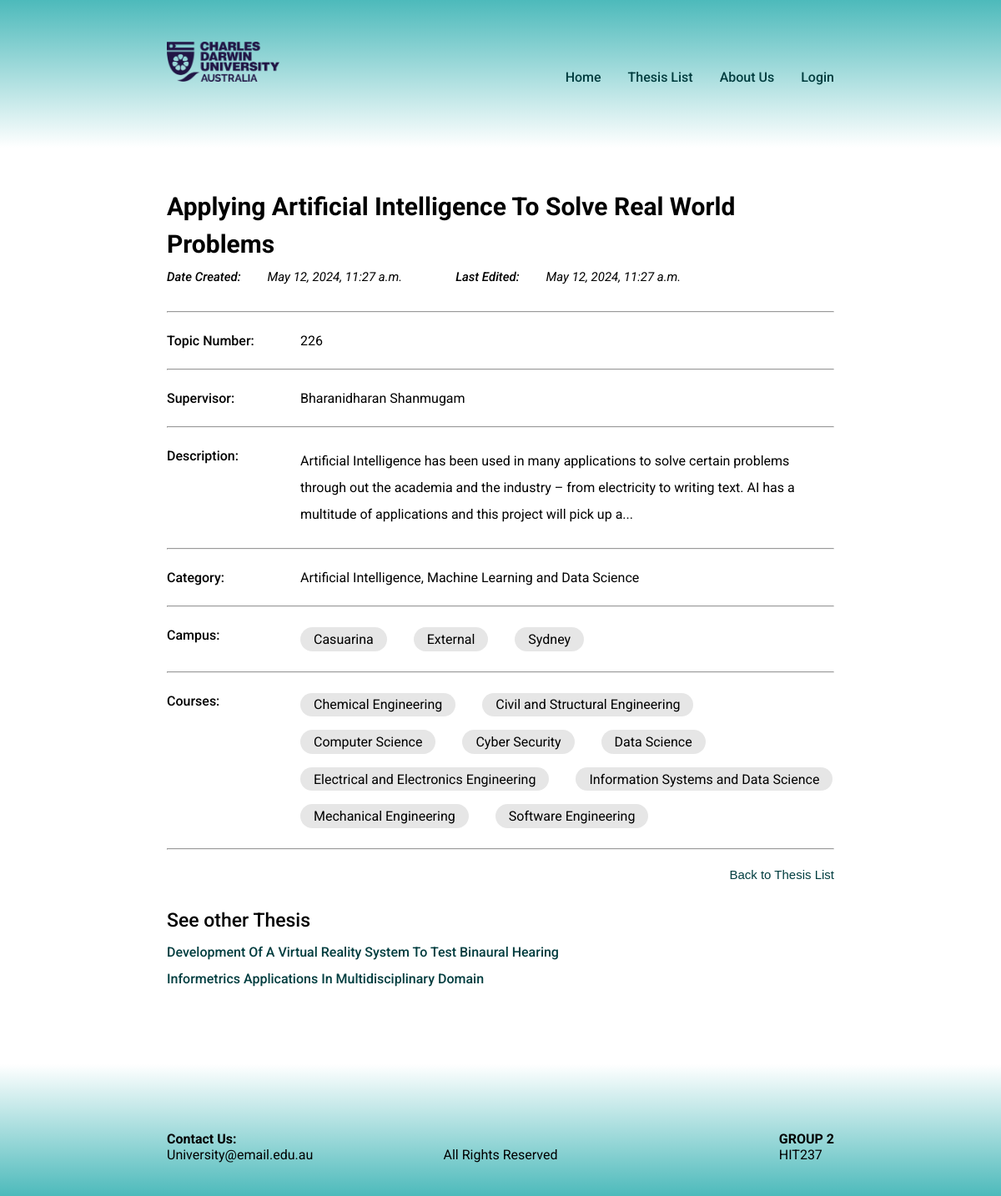
The page /thesis/226/ on the database as committed earlier.
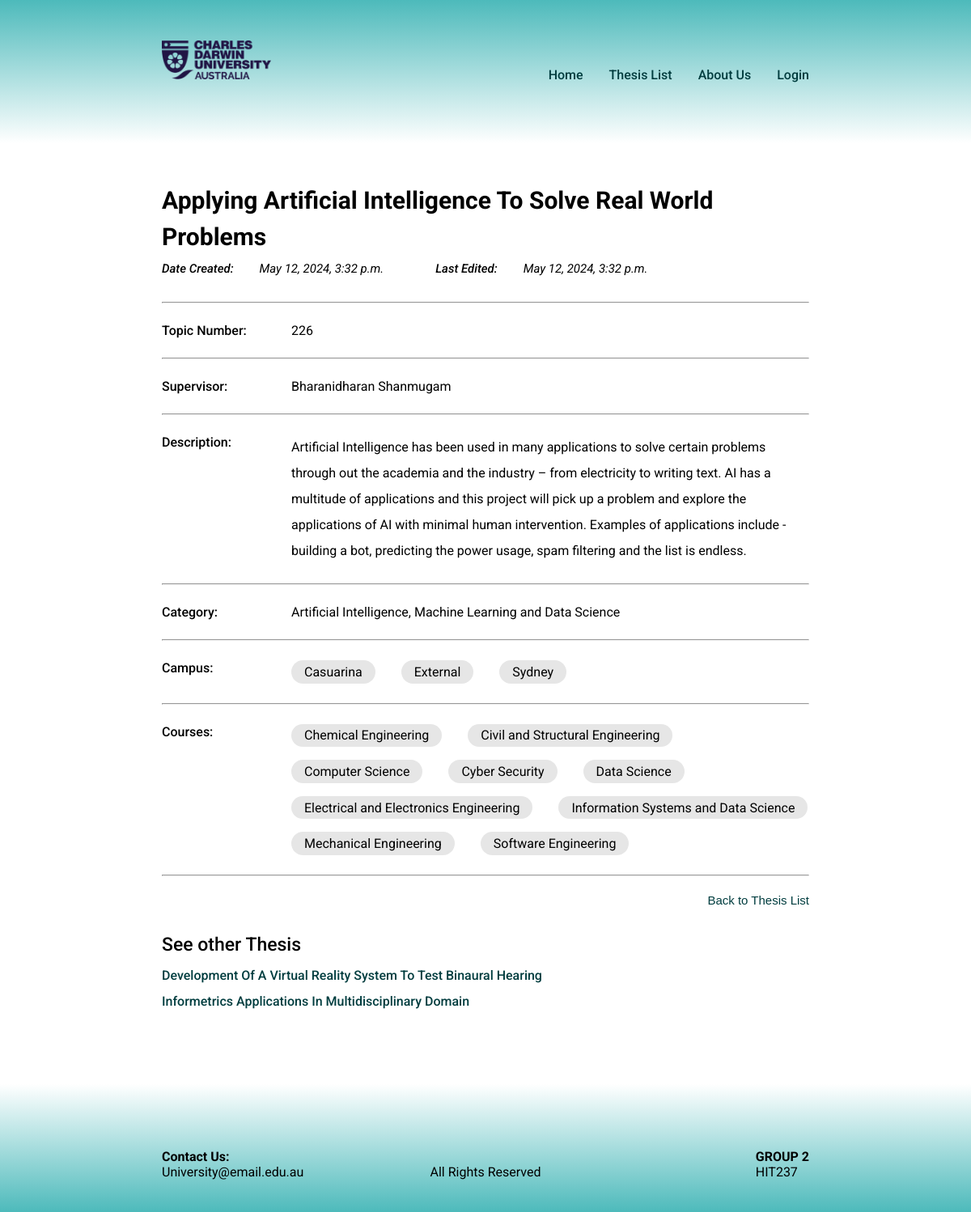
The same page on the database as committed later.
### main/models.py (models this page shows, shortened)
class Thesis(models.Model):
    topic_number = models.IntegerField(
        validators=[
            MinValueValidator(0),
            MaxValueValidator(1000),
        ],
        verbose_name='Thesis Number',
        primary_key=True,
    )
    title = models.CharField(max_length=100, verbose_name='Thesis Title',)
    description = models.TextField(verbose_name='Thesis Description')
    category = models.ForeignKey(Category, on_delete=models.PROTECT, verbose_name='Category Name')
    supervisor = models.ForeignKey(Supervisor, on_delete= models.PROTECT, verbose_name='Supervisor Name')
    course = models.ManyToManyField(Course, verbose_name='Course Name')
    campus = models.ManyToManyField(Campus, verbose_name='Campus Name',)
    date_created = models.DateTimeField(auto_now_add=True, verbose_name = 'Date Created')
    last_edited = models.DateTimeField(auto_now=True, verbose_name = 'Date Edited')
    group_taker_limit = models.IntegerField(
        validators=[
            MinValueValidator(0),
            MaxValueValidator(20),
        ],
        verbose_name='Number Limit of group takers',
        null = True
    )

class Supervisor(models.Model):
    SUPERVISOR_CHOICES = [
        ('Bharanidharan Shanmugam', 'Bharanidharan Shanmugam'),
        ('Yakub Sebastian', 'Yakub Sebastian'),
        ('Sami Azam', 'Sami Azam'),
        ('Asif Karim', 'Asif Karim'),
    ]
    supervisor = models.CharField(
        max_length=50,
        choices=SUPERVISOR_CHOICES,
        verbose_name='Supervisor Name',
        primary_key=True,
    )
    def __str__(self):
        return self.supervisor

class Category(models.Model):
    CATEGORY_CHOICES = [
        ('Artificial Intelligence, Machine Learning and Data Science', 'Artificial Intelligence, Machine Learning and Data Science'),
        ('Biomedical Engineering and Health Informatics', 'Biomedical Engineering and Health Informatics'),
        ('Cyber Security', 'Cyber Security'),
    ]
    category = models.CharField(
        max_length=100,
        choices=CATEGORY_CHOICES,
        verbose_name='Category Name',
        primary_key=True,
    )
    def __str__(self):
        return self.category

### main/views.py (the view, shortened to what this page needs)
# urls.py: path('thesis/<int:topic_number>/', views.thesis_details, name= 'thesis_details'),
def thesis_details(request, topic_number):
    theses = Thesis.objects.all()
    current_thesis = None
    for thesis in theses:
        if thesis.topic_number == topic_number:
            current_thesis = thesis
            break
    remaining_theses = [thesis for thesis in theses if thesis.topic_number != topic_number]
    random_theses = random.sample(remaining_theses, min(2, len(remaining_theses)))
    context = {'thesis': current_thesis,
               'random_theses': random_theses,
        }
    return render(request, 'main/thesis_details.html', context)

### main/models.py (called while the page is built)
    def __str__(self):
        return self.campus

    def __str__(self):
        return self.course

### main/templates/main/thesis_details.html (shortened to what this page needs)
{% extends "main/base.html" %}
{% block main_body %}
    {% if thesis %}
        <ul class='thesis_desc'>
            <li class='thesis_block'>
                <h2 class="thesis_title">{{ thesis.title|title }}</h2>
                <div class="date">
                    <div class='date-created-container'>
                        <p class="more_info_date">Date Created:</p>
                        <p class="date_created">{{ thesis.date_created }}</p>
                    </div>
                    <div class="date-edited-container">
                        <p class="more_info_date">Last Edited:</p>
                        <p class="date_edited">{{ thesis.last_edited }}</p>
                    </div>
                </div><hr>
                <div class="topic_number">
                    <p class='more_info'>Topic Number:</p>
                    <p>{{ thesis.topic_number }}</p>
                </div>
                <hr>
                <div class='supervisor'>
                    <p class='more_info'>Supervisor:</p>
                    <p class='supervisor_name'>{{ thesis.supervisor }}</p>
                </div>
                <hr>
                <div class="description_container">
                    <p class='more_info'>Description:</p>
                    <p class='description'>{{ thesis.description }}</p>
                </div>
                <hr>
                <div class='supervisor'>
                    <p class='more_info'>Category:</p>
                    <p class='category'>{{ thesis.category }}</p>
                </div><hr>
                <div class = 'campus'>
                    <p class = 'more_info'>Campus:</p>
                    <ul class='campus_list'>
                        {% for campus in thesis.campus.all %}
                            <li class="campus-name">{{ campus }}</li>
                        {% endfor %}
                    </ul>
                </div><hr>
                <div class='courses'>
                    <p class = 'more_info'>Courses:</p>
                    <ul class ='courses_list'>
                        {% for course in thesis.course.all %}
                            <li class="course-name">{{course}}</li>
                        {% endfor %}
                    </ul>
                </div><hr>
            </li>
        </ul>
    {% else %}
        <div class="error_message">
            <h2>{{ error_message }}</h2>
            <p><em>Please input a valid thesis number and try again.</em></p>
        </div>
    {% endif %}
    <div class="bottom-options">
        <form method="post" action="{% url 'thesis_list' %}">
            <button type="submit">Back to Thesis List</button>
        </form>
    </div>
    <div class="other_thesis">
        <h3>See other Thesis</h3>
        <ul class='all_theses'>
            {% for thesis in random_theses %}
                <li class='other_thesis_title'>
                    <p class="recommendations"><a href="{% url 'thesis_details' topic_number=thesis.topic_number %}">{{ thesis.title|title }}</a></p>
                </li>
            {% endfor %}
        </ul>
    </div>
{% endblock %}

Rows that differ between the two databases and show on the page:
changed Thesis "Applying Artificial Intelligence To Solve Real World Problems": date_created "May 12, 2024, 11:27 a.m." → "May 12, 2024, 3:32 p.m."; last_edited "May 12, 2024, 11:27 a.m." → "May 12, 2024, 3:32 p.m."; description "…project will pick up a..." → "…project will pick up a problem and explore the applications of AI with minimal human intervention. Examples of applications include -building a bot, predicting the power usage, spam filtering and the list is endless."
